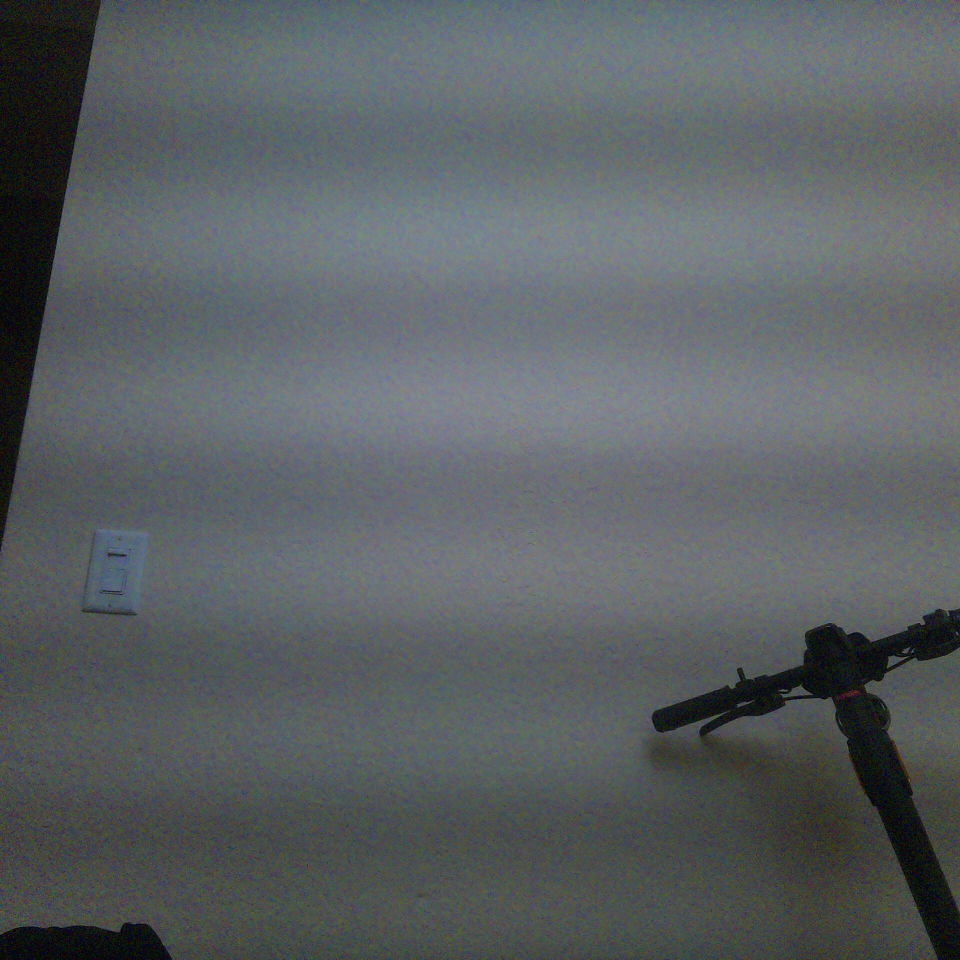
#> input picture unstitchedImages/angle_000.JPG, 1920 x 1920 px (shown at 1/2 size)
$ python -i photo_filters.py   (imports and definitions only)   (older library calls are emulated)
#> lines starting #> are read from the running program, lines starting #| are printed output that depends on the picture; after the words box and inside, x2 and y2 are one past the last pixel; in counts of white or black regions, pixels touching at a corner belong together
#> further down, picture is the input picture: PIL image 1920x1920 RGB; mean R, G, B 91.1, 96.7, 99
# photo_filters.py — Print filters for the DUEN Panorama Booth
#
# Drop alongside booth_core.py and booth_v2_ui.py.
# Dependencies: Pillow (always) + OpenCV/NumPy (Pi hardware, optional).
# Every filter degrades gracefully to a Pillow-only fallback when cv2 is absent.
#
# ── Public API ────────────────────────────────────────────────────────────────
#
#   FILTERS                              dict  key → human label
#   apply_filter(pil_img, key, **kw)  →  PIL.Image   master dispatcher
#
#   apply_branding_overlay(pil_img)   →  PIL.Image
#   apply_comic_filter(pil_img)       →  PIL.Image
#   apply_pixel_filter(pil_img)       →  PIL.Image
#   apply_cctv_filter(pil_img)        →  PIL.Image
#
# ── Filter summaries ──────────────────────────────────────────────────────────
#
#   BRANDING OVERLAY
#     Full-width DUEN header bar prepended above the panorama.
#     Contains: "DUEN" logotype · event subtitle · right-aligned timestamp.
#     Brand colours (deep violet / accent purple) survive thermal dithering.
#
#   COMIC / CARTOON
#     1. Bilateral smoothing  — flattens skin texture, keeps contours sharp
#     2. Colour quantisation  — cel-shaded palette
#     3. Adaptive + Canny edges — ink-style outlines
#     4. Edge dilation        — chunky hand-drawn look
#     5. Edge compositing     — outlines burnt onto flat colour
#     6. Saturation boost     — punchy comic-panel colours
#
#   PIXEL / RETRO
#     1. Downscale to block grid (pixelate)
#     2. Colour quantise — limited 8-bit palette
#     3. Upscale NEAREST — hard block edges
#     4. Scanline overlay — CRT horizontal rules
#     5. Radial vignette  — corner darkening
#     6. Contrast + saturation boost
#
#   CCTV / SECURITY CAMERA
#     1. Desaturate to green-tinted greyscale (night-vision phosphor glow)
#     2. Gaussian noise — analogue tape grain
#     3. Horizontal scanlines — interlaced CRT artefact
#     4. Radial vignette — lens fall-off
#     5. Timestamp overlay — bottom-left, monospaced, amber-green
#     6. Camera ID + location overlay — top-left
#     7. REC icon — red dot + "REC" label, top-right


import os
import math
import random
from datetime import datetime


# ── Optional cv2 / numpy ──────────────────────────────────────────────────────
try:
    import cv2
    import numpy as np
    _HAVE_CV2 = True
except ImportError:
    _HAVE_CV2 = False
    cv2 = None
    np  = None


from PIL import Image, ImageDraw, ImageEnhance, ImageFilter, ImageFont


# ── Filter registry ───────────────────────────────────────────────────────────
FILTERS = {
    "none":     "None",
    "branding": "Branding",
    "comic":    "Comic",
    "pixel":    "Pixel / Retro",
    "sketch":   "Pencil Sketch",
}


# =============================================================================
# TUNABLE PARAMETERS
# Edit values here; no other file needs changing.
# =============================================================================


# ── Branding overlay ──────────────────────────────────────────────────────────
BRANDING_PARAMS = {
    "title":              "DUEN",
    "event_subtitle":     "PANORAMA EVENT",
    # Bigger footer because this is printed on a 384px thermal printer.
    # The old 10% footer made the event title tiny after resizing for print.
    "header_height_frac": 0.18,
    "header_min_px":      95,
    "header_max_px":      260,
    "bg_color":           (18,  12,  50),    # deep violet
    "accent_color":       (124, 106, 247),   # #7c6af7
    "title_color":        (255, 255, 255),
    "subtitle_color":     (165, 151, 255),   # #a597ff
    "timestamp_color":    (90,  90,  120),
    "rule_height":        4,
    "timestamp_fmt":      "%a %d %b %Y  .  %H:%M",
    "duen_font_frac":     0.22,
    "event_font_frac":    0.42,
    "timestamp_font_frac": 0.14,
    "font_paths": [
        "/usr/share/fonts/truetype/dejavu/DejaVuSansMono-Bold.ttf",
        "/usr/share/fonts/truetype/liberation/LiberationMono-Bold.ttf",
        "/System/Library/Fonts/Menlo.ttc",
        "C:/Windows/Fonts/courbd.ttf",
    ],
}


# ── Comic / cartoon ───────────────────────────────────────────────────────────
COMIC_PARAMS = {
    "bilateral_d":           9,
    "bilateral_sigma_color": 80,
    "bilateral_sigma_space": 80,
    "bilateral_passes":      2,
    "quantise_levels":       6,
    "edge_block_size":       9,    # must be odd
    "edge_C":                2,
    "canny_low":             50,
    "canny_high":            150,
    "edge_dilate_px":        2,
    "edge_close_iter":       1,
    "saturation":            1.45,
    "process_max_px":        1600,
}


# ── Pixel / retro ─────────────────────────────────────────────────────────────
PIXEL_PARAMS = {
    # Tuned for black-and-white thermal printing.
    # Big blocks + limited gray levels survive the 384px receipt width.
    "block_size":        7,
    "gray_levels":       5,
    "scanline_every":    4,
    "scanline_alpha":    55,
    "dot_grid_every":    10,
    "dot_grid_radius":   1,
    "border_px":         10,
    "contrast":          1.45,
    "brightness":        1.04,
    "sharpness":         1.65,
}
# ── Pencil sketch ─────────────────────────────────────────────────────────────
SKETCH_PARAMS = {
    # Tuned for black-and-white thermal printing.
    "blur_ksize":        31,
    "detail_blend":      0.12,
    "contrast":          1.95,
    "brightness":        1.12,
    "sharpness":         1.85,
    "edge_strength":     0.68,
    "paper_texture":     18,
    "threshold":         0,
}


# =============================================================================
# SHARED INTERNAL HELPERS
# =============================================================================


# [23 lines left out: functions _load_font, _text_size, _quantise_pil, not called in this run]


def _quantise_np(arr, levels):
    step = 256 // levels
    return (arr // step * step + step // 2).astype(np.uint8)


# [327 lines left out: functions _make_comic_edges, _radial_vignette, _fit_font, apply_branding_overlay, apply_comic_filter, apply_pixel_filter, not called in this run]


# =============================================================================
# FILTER 4 — SKETCH FILTER
# =============================================================================
def apply_sketch_filter(pil_img, params=None):
    """
    Strong pencil sketch filter tuned for black-and-white thermal printing.

    It uses darker edges, less original-photo blending, paper texture,
    and higher contrast so the print clearly looks sketched.
    """
    p = {**SKETCH_PARAMS, **(params or {})}
    src = pil_img.convert("RGB")

    # Pillow-only fallback.
    if not _HAVE_CV2:
        gray = src.convert("L")
        edges = gray.filter(ImageFilter.FIND_EDGES)
        edges = ImageEnhance.Contrast(edges).enhance(2.2)
        edges = ImageEnhance.Sharpness(edges).enhance(2.0)
        edges = Image.eval(edges, lambda v: 255 - v)
        edges = ImageEnhance.Contrast(edges).enhance(p["contrast"])
        edges = ImageEnhance.Brightness(edges).enhance(p["brightness"])
        return edges.convert("RGB")

    # 1. Grayscale.
    gray = cv2.cvtColor(np.array(src), cv2.COLOR_RGB2GRAY)

    # 2. Local contrast for faces, clothes, and background detail.
    clahe = cv2.createCLAHE(clipLimit=2.6, tileGridSize=(8, 8))
    gray_detail = clahe.apply(gray)

    # 3. Pencil dodge blend.
    inv = 255 - gray_detail
    ksize = int(p["blur_ksize"])
    if ksize < 3:
        ksize = 3
    if ksize % 2 == 0:
        ksize += 1

    blur = cv2.GaussianBlur(inv, (ksize, ksize), 0)
    denom = 255 - blur
    denom[denom == 0] = 1
    sketch = cv2.divide(gray_detail, denom, scale=256)

    # 4. Strong black pencil lines.
    edges = cv2.Canny(gray_detail, 35, 115)
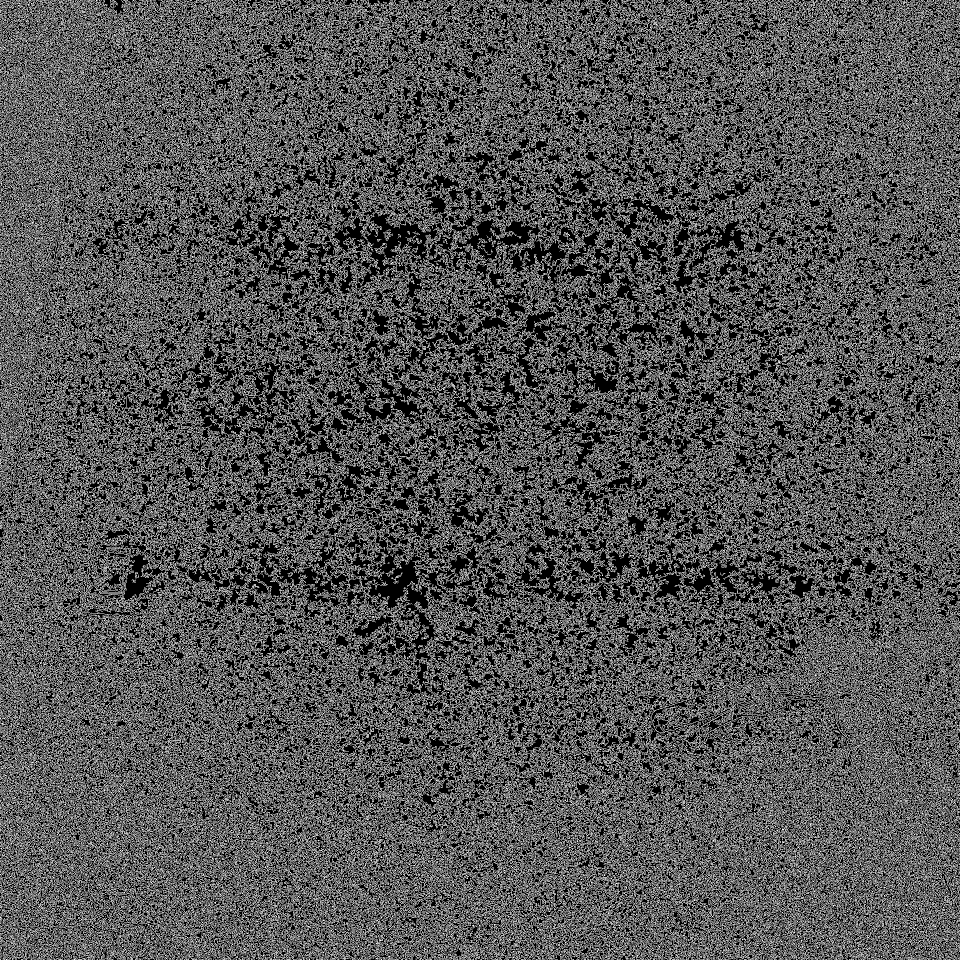
#> edges: shape (1920, 1920) (shown at 1/2 size); 33.1% white in thin lines or dots
    kernel = np.ones((2, 2), np.uint8)
    edges = cv2.dilate(edges, kernel, iterations=1)
#> edges: shape (1920, 1920); 72.8% white; 96929 black regions (88794 under 20 px), largest, box (x1, y1, x2, y2) and area: (706, 1073, 857, 1231) 7577, (724, 426, 878, 572) 6690, (903, 434, 1081, 526) 5269
    edge_layer = 255 - edges

    edge_strength = float(p["edge_strength"])
    sketch = cv2.addWeighted(
        sketch,
        1.0 - edge_strength,
        edge_layer,
        edge_strength,
        0,
    )
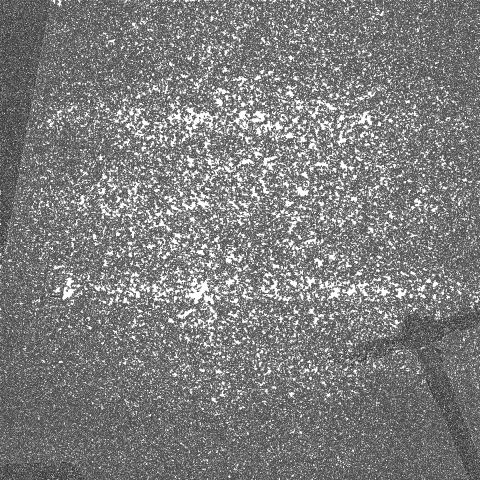
#> sketch: shape (1920, 1920) (shown at 1/4 size); min 0, max 255, mean 125.3

    # 5. Blend back only a little original detail so faces stay readable.
    detail_blend = float(p["detail_blend"])
    if detail_blend > 0:
        sketch = cv2.addWeighted(
            sketch,
            1.0 - detail_blend,
            gray_detail,
            detail_blend,
            0,
        )

    # 6. Optional hard threshold.
    threshold = int(p["threshold"])
    if threshold > 0:
        _, sketch = cv2.threshold(sketch, threshold, 255, cv2.THRESH_BINARY)

    # 7. Paper/noise texture.
    texture_strength = int(p.get("paper_texture", 0))
    if texture_strength > 0:
        noise = np.random.normal(
            loc=0,
            scale=texture_strength,
            size=sketch.shape,
        ).astype(np.int16)
        sketch = np.clip(sketch.astype(np.int16) + noise, 0, 255).astype(np.uint8)

    # 8. Final sharpening and print contrast.
    blurred = cv2.GaussianBlur(sketch, (0, 0), 0.8)
    sketch = cv2.addWeighted(sketch, 1.45, blurred, -0.45, 0)

    out = Image.fromarray(sketch).convert("L")
    out = ImageEnhance.Contrast(out).enhance(p["contrast"])
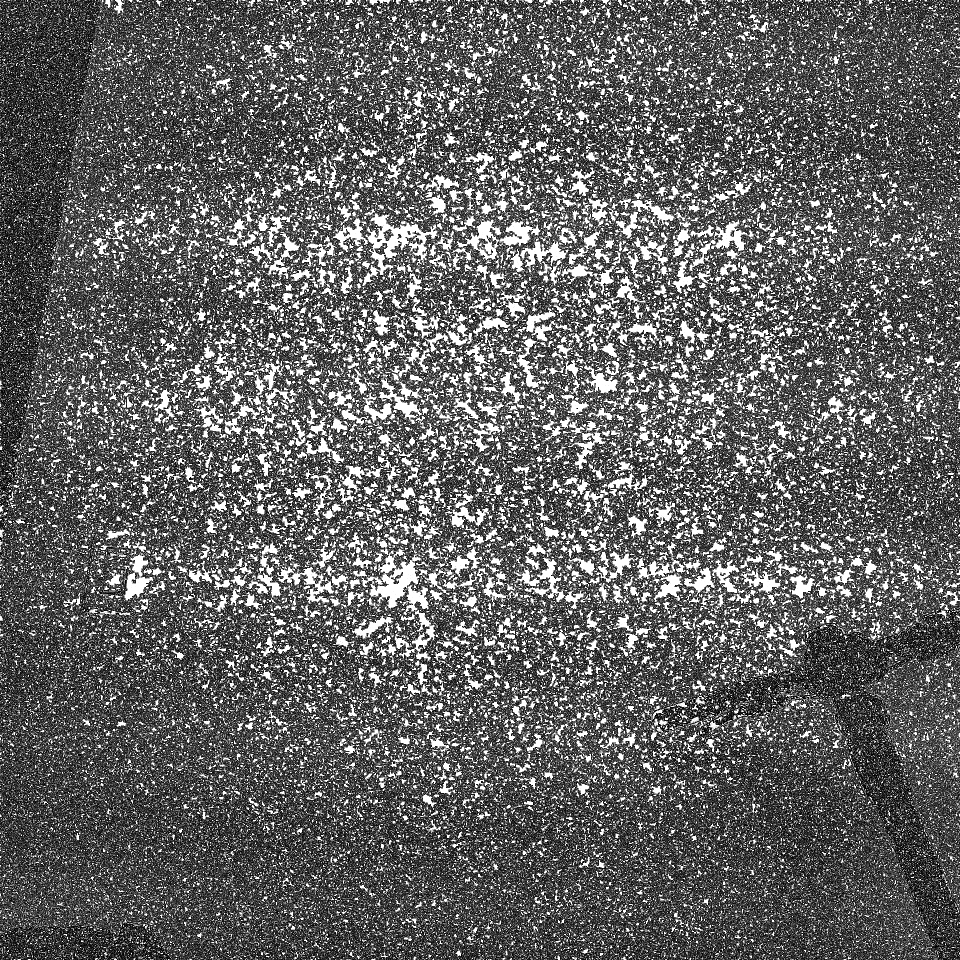
#> out: PIL image 1920x1920 L (shown at 1/2 size); min 0, max 255, mean 97.7
    out = ImageEnhance.Brightness(out).enhance(p["brightness"])
    out = ImageEnhance.Sharpness(out).enhance(p["sharpness"])

    return out.convert("RGB")


# =============================================================================
# MASTER DISPATCHER
# =============================================================================


# [24 lines left out: function apply_filter, not called in this run]


# =============================================================================
# SMOKE-TEST   python3 photo_filters.py <image> [branding|comic|pixel|cctv|all]
# =============================================================================
# [24 lines not run here, left out]

>>> from PIL import Image
>>> picture = Image.open('unstitchedImages/angle_000.JPG')
>>> result = apply_sketch_filter(picture)

$ run again, on unstitchedImages/angle_045.JPG
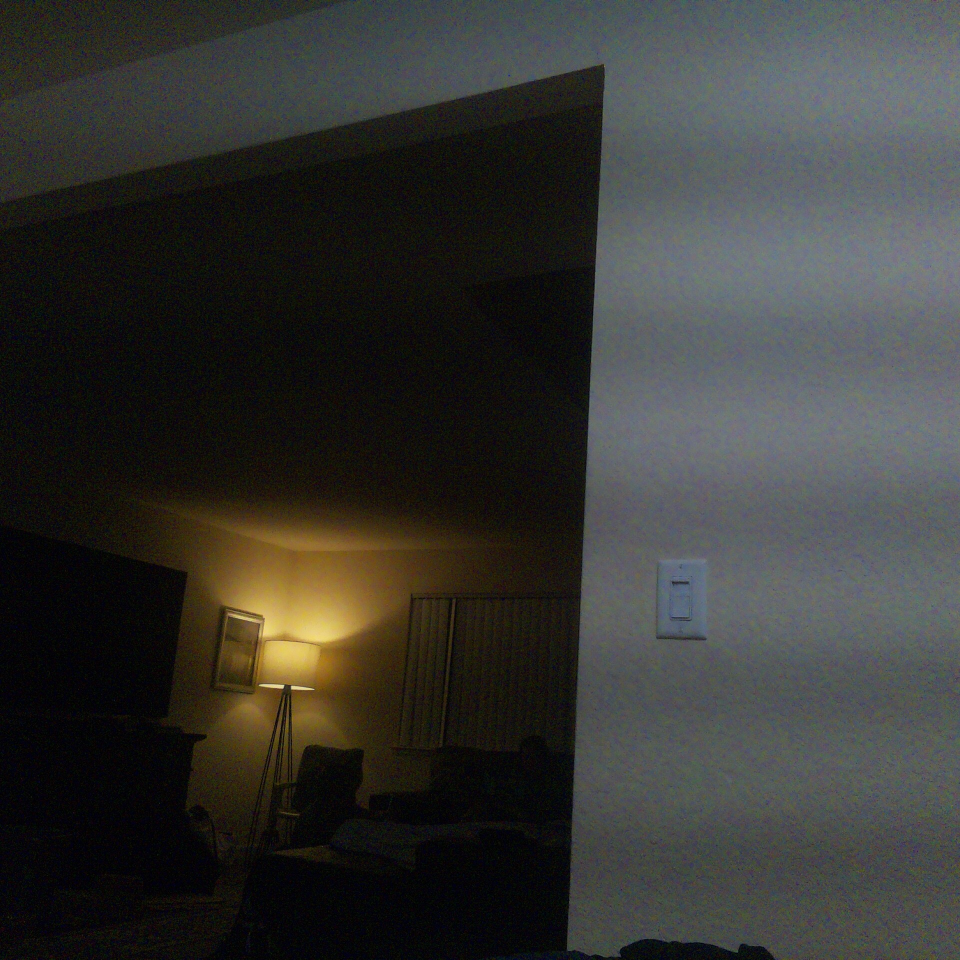
#> input picture unstitchedImages/angle_045.JPG, 1920 x 1920 px (shown at 1/2 size)
#> picture is the input picture: PIL image 1920x1920 RGB; mean R, G, B 54.6, 54.7, 51.5
#> in apply_sketch_filter, `edges = cv2.Canny(gray_detail, 35, 115)`:
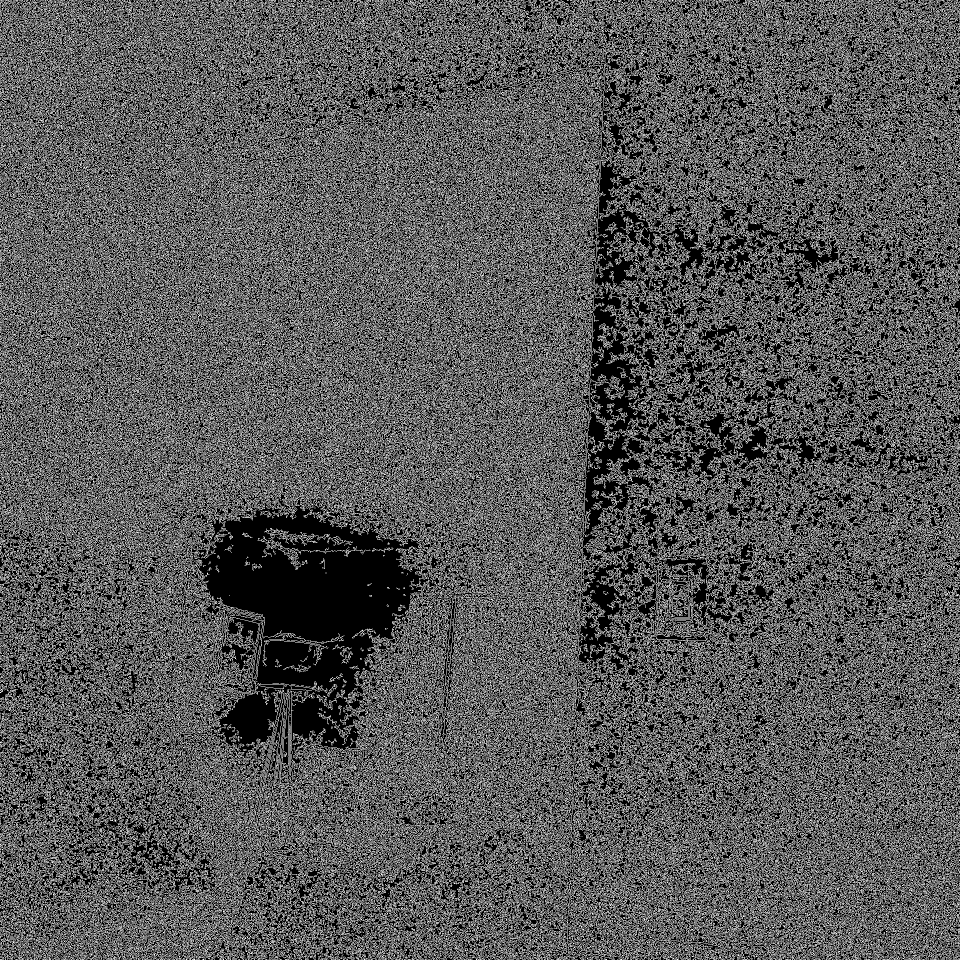
#> edges: shape (1920, 1920) (shown at 1/2 size); 34.6% white in thin lines or dots
#> edge_layer: shape (1920, 1920); 23.4% white; 110745 white regions (104819 under 20 px), largest, box (x1, y1, x2, y2) and area: (395, 1006, 845, 1500) 103230, (1166, 407, 1316, 1121) 30518, (429, 1370, 561, 1516) 8661
#> in apply_sketch_filter, `out = ImageEnhance.Contrast(out).enhance(p["contrast"])`:
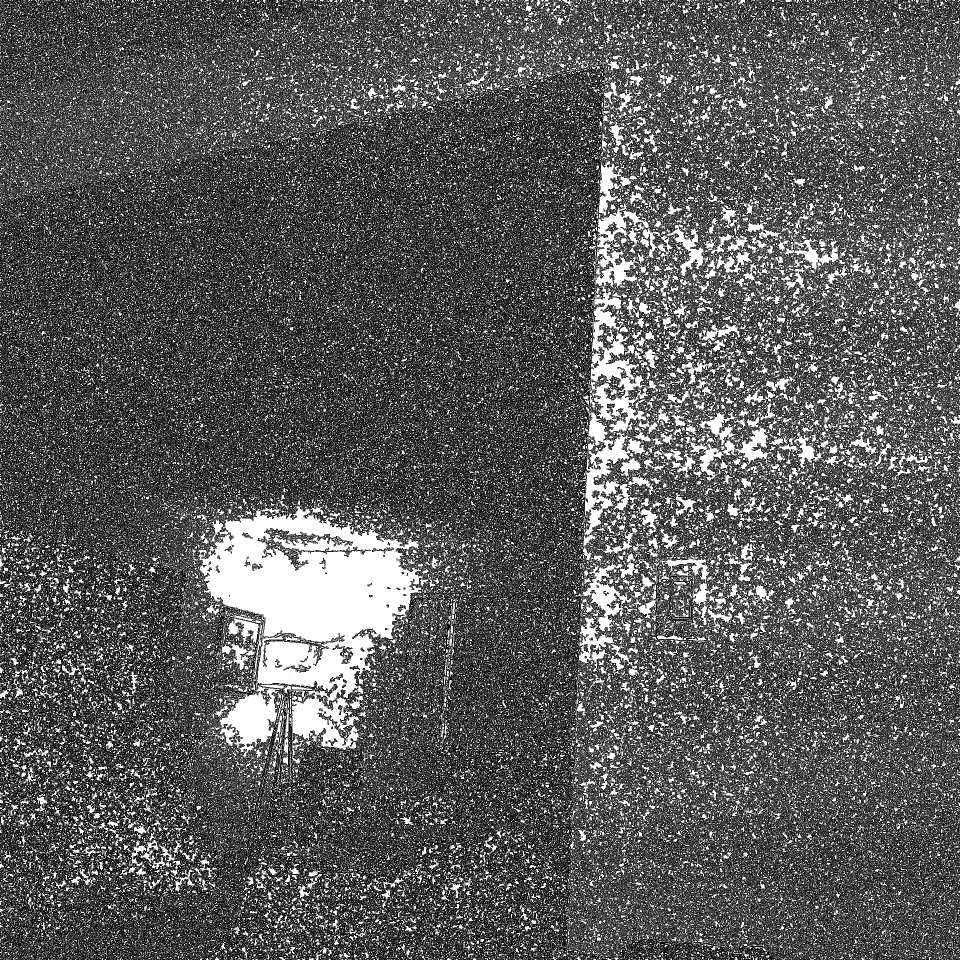
#> out: PIL image 1920x1920 L (shown at 1/2 size); min 0, max 255, mean 90.8
